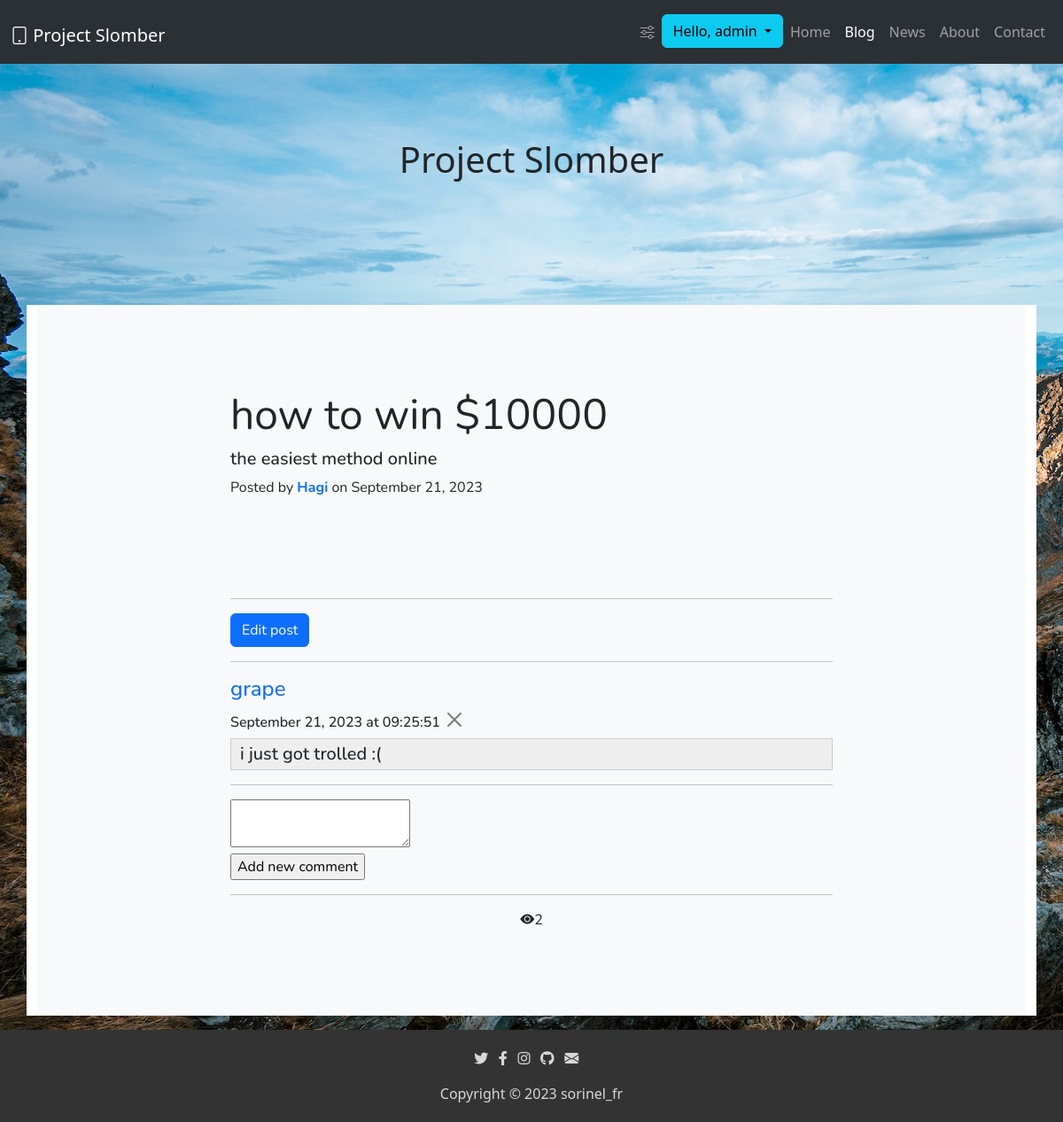
The page /blog/post/4 (signed in) on the database its author committed.
### server.py (models this page shows)
    class User(UserMixin, db.Model):
        __tablename__ = "user"
        id = db.Column(db.Integer, primary_key=True)
        email = db.Column(db.String(100), unique=True, nullable=False)
        password = db.Column(db.String(100), nullable=False)
        name = db.Column(db.String(100), unique=True, nullable=False)
        profile_views = db.Column(db.Integer, nullable=False)
        picture_url = db.Column(db.String(3000))
        has_functions = db.Column(db.Boolean, nullable=False)
        is_admin = db.Column(db.Boolean, nullable=False)
        is_developer = db.Column(db.Boolean, nullable=False)
        posts = relationship("BlogPosts", back_populates="author")
        comment = relationship("Comments", back_populates="author")

    class BlogPosts(UserMixin, db.Model):
        __tablename__ = "posts"
        id = db.Column(db.Integer, primary_key=True)
        user_id = db.Column(db.Integer, db.ForeignKey('user.id'))
        author = relationship("User", back_populates="posts")
        comment = relationship("Comments", back_populates="posts")
        title = db.Column(db.String(250), unique=True, nullable=False)
        subtitle = db.Column(db.String(250), nullable=False)
        date = db.Column(db.String(250), nullable=False)
        text = db.Column(db.Text, nullable=False)
        post_views = db.Column(db.Integer, nullable=False)

    class Comments(UserMixin, db.Model):
        __tablename__ = "comment"
        id = db.Column(db.Integer, primary_key=True)
        user_id = db.Column(db.Integer, db.ForeignKey('user.id'))
        post_id = db.Column(db.Integer, db.ForeignKey('posts.id'))
        author = relationship("User", back_populates="comment")
        posts = relationship("BlogPosts", back_populates="comment")
        text = db.Column(db.Text, nullable=False)
        date = db.Column(db.String(250), nullable=False)
        time = db.Column(db.String(250), nullable=False)

### server.py (the view, shortened to what this page needs)
    @app.route('/blog/post/<id>', methods=['POST', 'GET'])
    def post_page(id):
        selected_post = BlogPosts.query.filter_by(id=id).first()
        if current_user.id != selected_post.user_id:
            selected_post.post_views += 1
            db.session.commit()
        post_comments = Comments.query.filter_by(post_id=id).all()
        form = CommentForm()
        return render_template('post.html', comments=post_comments, form=form, post=selected_post,
                               current_user=current_user)

### server.py
    class CommentForm(FlaskForm):
        content = CKEditorField('Content', validators=[DataRequired()])
        submit = SubmitField('Add new comment')

### server.py (called while the page is built)
    @login_manager.user_loader
    def load_user(user_id):
        return User.query.filter_by(id=user_id).first()

### templates/post.html (shortened to what this page needs)
<!DOCTYPE html>
<html lang="en">
<head>
    <link rel="stylesheet" href="{{url_for('static', filename='style.css')}}">
    <link rel="stylesheet" href="https://cdnjs.cloudflare.com/ajax/libs/font-awesome/5.15.3/css/all.min.css">
    <link href="https://cdn.jsdelivr.net/npm/bootstrap@5.3.0-alpha3/dist/css/bootstrap.min.css" rel="stylesheet"
>
    <link rel="stylesheet" href="https://cdn.jsdelivr.net/npm/bootstrap-icons@1.10.4/font/bootstrap-icons.css">
</head>
<body style="margin-bottom: 10%;">
    <nav class="navbar navbar-expand-lg bg-body-tertiary" data-bs-theme="dark">
        <div class="container-fluid">
            <h1><a class="navbar-brand" href="/"><i class="bi bi-tablet"></i> Project Slomber</a></h1>
            <div class="collapse navbar-collapse" id="navbarSupportedContent">
                <ul class="navbar-nav ms-auto mb-2 mb-lg-0">
                    {% if current_user.id == 1: %}
                    <li class="nav-item">
                        <a class="nav-link" aria-current="page" href="/panel"><i class="bi bi-sliders"></i></a>
                    </li>
                    {% endif %}
                    {%if current_user.is_authenticated: %}
                    <li class="nav-item">
                        <div class="btn-group">
                            <button type="button" class="btn btn-info dropdown-toggle" data-toggle="dropdown"
                                aria-haspopup="true" aria-expanded="true">
                                Hello, {{ current_user.name }}
                            </button>
                        </div>
                    </li>
                    {% endif %}
                    <li class="nav-item">
                        <a class="nav-link" aria-current="page" href="/">Home</a>
                    </li>
                    <li class="nav-item">
                        <a class="nav-link active" href="/blog">Blog</a>
                    </li>
                    <li class="nav-item">
                        <a class="nav-link" href="/news">News</a>
                    </li>
                    <li class="nav-item">
                        <a class="nav-link" href="/about">About</a>
                    </li>
                    <li class="nav-item">
                        <a class="nav-link" href="/contact">Contact</a>
                    </li>
                </ul>
            </div>
        </div>
    </nav>
    <div class="front-logo">
        <h1 class="page-title">Project Slomber</h1>
    </div>
    <div class="container my-5">
        <div class="bg-body-tertiary p-5 rounded">
            <div class="col-sm-8 py-5 mx-auto">
                <h1 class="display-5 fw-normal">
                    {{post.title}}
                </h1>
                <h2 class="fs-5">
                    {{post.subtitle}}
                </h2>
                <p>
                    Posted by <a href="/profile/{{post.author.name}}" style="text-decoration: none;"><b>{{post.author.name}}</b></a> on
                    {{post.date}}
                </p> <br> <br>
                <h3>
                    {{post.text|safe()}}
                </h3>
                <hr>
                {% if current_user.id == post.user_id or current_user.is_admin == 1%} <a class="btn btn-primary"
                    href="/edit-post/{{post.id}}" role="button">Edit post</a>
                <hr> {% endif %}
                {% for comment in comments: %}
                <div>
                    <a href="/profile/{{comment.author.name}}" style="text-decoration: none;">
                        <h4>
                            {{comment.author.name}}
                        </h4>
                    </a>
                    <h6>
                        {{comment.date}} at {{comment.time}}
                        {% if current_user.is_admin == 1 or current_user.id == comment.author.id: %}
                            <a href="http://127.0.0.1:5000/delete/post/comment/{{comment.id}}"><button type="button" class="btn-close" aria-label="Close"></button></a>
                        {% endif %}
                    </h6>
                    <h5>
                        {{comment.text|safe()}}
                    </h5>
                </div>
                {% endfor%}
                <hr>
                {% if current_user.is_authenticated: %}
                <form method="POST">
                    {{form.content()}}
                    <br>
                    {{form.submit()}}
                </form>
                {% else: %}
                <a class="btn btn-primary" href="/login" role="button">Log in to add a comment</a>
                {% endif %}
                <hr>
                <div style="display: flex; align-items: center; justify-content: center;">
                    <i class="bi bi-eye-fill"></i>  {{post.post_views}}
                </div>
            </div>
        </div>
    </div>
</body>
<footer>
    <ul class="icons">
        <li><a href="https://twitter.com/Sorin63701900" target="_blank"><i class="fab fa-twitter"></i></a></li>
        <li><a href="https://www.facebook.com/sorin.fratean" target="_blank"><i class="fab fa-facebook-f"></i></a></li>
        <li><a href="https://www.instagram.com/sorinel_fr/" target="_blank"><i class="fab fa-instagram"></i></a></li>
        <li><a href="https://github.com/Sorinel27" target="_blank"><i class="fab fa-github"></i></a></li>
        <li><a href="mailto:sorin78910@gmail.com" target="_blank"><i class="bi bi-envelope-fill"></i></a></li>
    </ul>
    <a href="https://sorinelfr.ro/" target="_blank">Copyright &copy; 2023 sorinel_fr</a>
</footer>
</html>

### static/style.css (style rules this page uses)
body { margin-bottom: 10%; background-image: url("img/bg.jpg"); background-size: auto; }
body .front-logo { text-align: center; padding-top: 7%; padding-bottom: 7%; }
body .container { background-color: white; margin-top: 7%; font-family: 'Nunito', 'Arial', sans-serif; }
footer { background-color: #333; color: #fff; text-align: center; position: fixed; bottom: 0; width: 100%; padding: 20px; }
footer .icons { display: -webkit-box; display: -ms-flexbox; display: flex; -webkit-box-orient: horizontal; -webkit-box-direction: normal; -ms-flex-direction: row; flex-direction: row; list-style-type: none; -webkit-box-pack: center; -ms-flex-pack: center; justify-content: center; padding-left: 0; }
footer .icons li { padding-right: 1%; }
footer a { text-decoration: none; color: #d8d8d8; }

### rows shown on the page
User: name "admin"
BlogPosts: title "how to win $10000", subtitle "the easiest method online", date "September 21, 2023", post_views "2"
User: author.name "Hagi"
Comments: author.name "grape", date "September 21, 2023", time "09:25:51", text "i just got trolled :("
